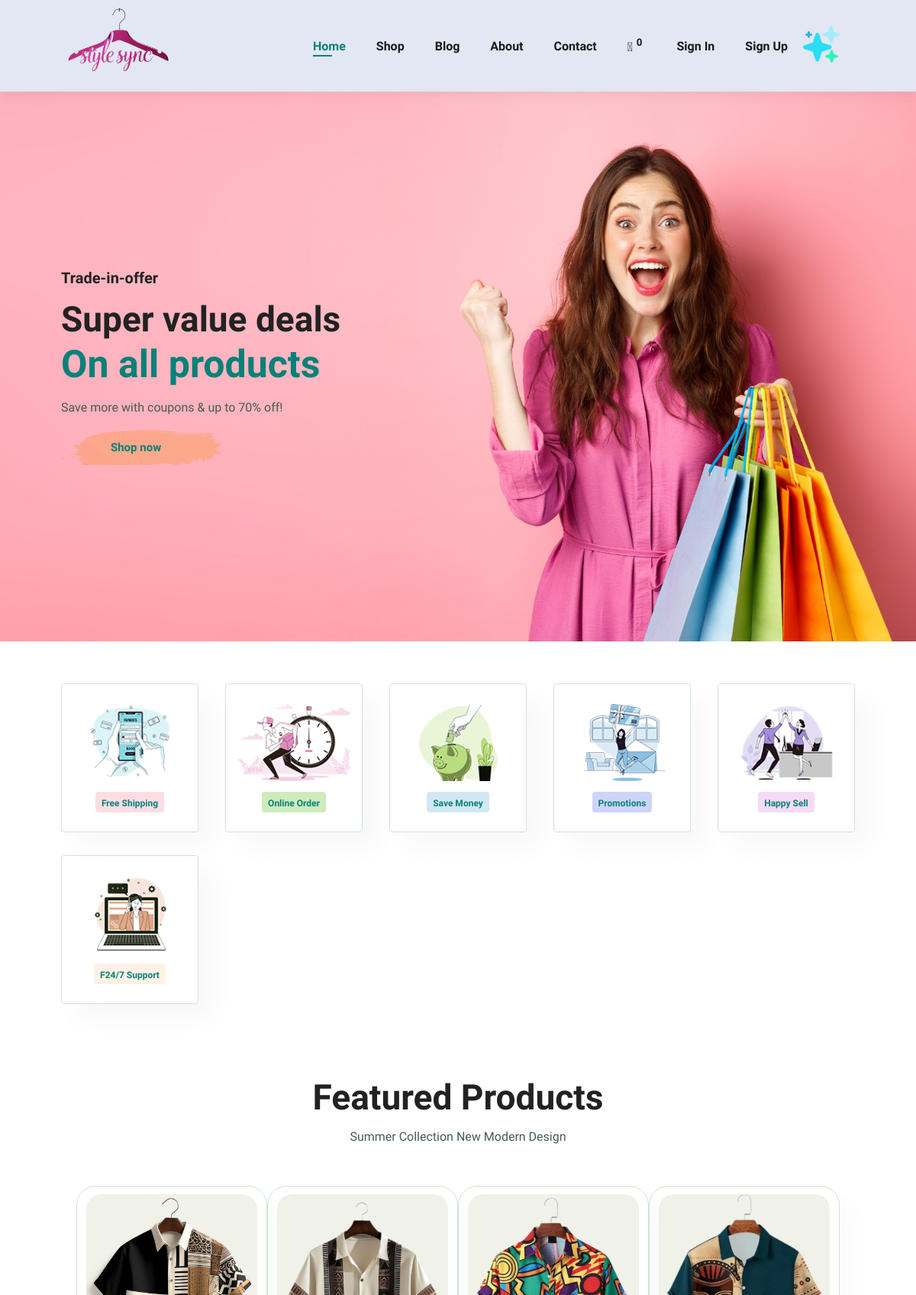
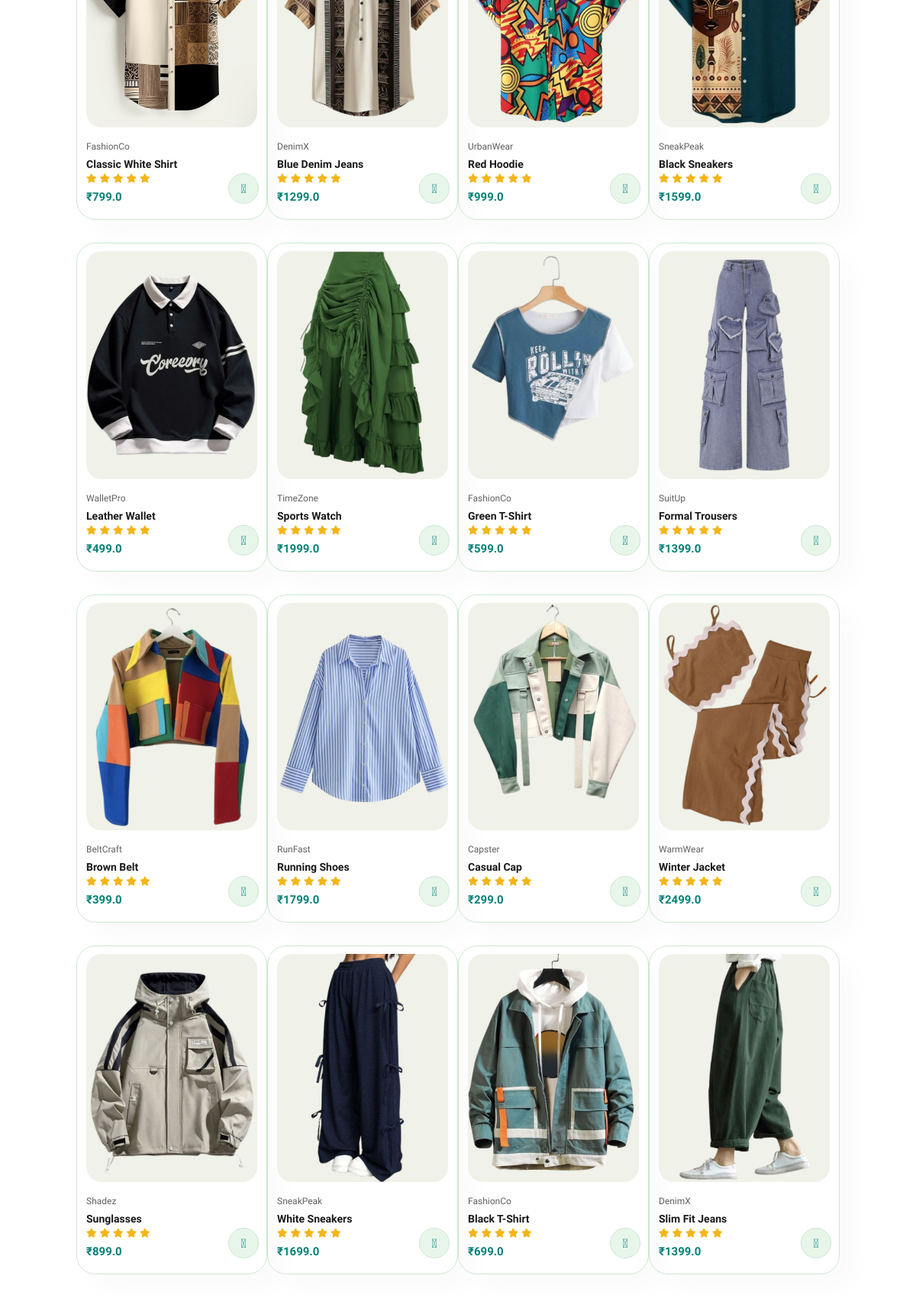
The page / (upper part) on the database its author committed (2 pictures, top to bottom).
### models.py (models this page shows, shortened)
class Product(db.Model):
    id = db.Column(db.Integer, primary_key=True)
    name = db.Column(db.String(100), nullable=False)
    brand = db.Column(db.String(50), nullable=False)
    price = db.Column(db.Float, nullable=False)
    image = db.Column(db.String(200), nullable=True)

### app.py (the view)
@app.route('/')
def home():
    products = Product.query.all()
    new_products = Product.query.order_by(Product.id.desc()).limit(8).all()
    return render_template('index.html', products=products, new_products=new_products)

### templates/index.html (shortened to what this page needs)
{% extends "base.html" %}
{% block content %}
        <section id="hero">
            <h4>Trade-in-offer</h4>
            <h2>Super value deals</h2>
            <h1>On all products</h1>
            <p>Save more with coupons & up to 70% off! </p>
            <a href="{{ url_for('shop') }}">
                <button>Shop now</button>
            </a>
        </section>
        <section id="feature" class="section-p1">
            <div class="fe-box">
                <img src="{{ url_for('static', filename='images/features/f1.png') }}" alt="">
                <h6>Free Shipping</h6>
            </div>
            <div class="fe-box">
                <img src="{{ url_for('static', filename='images/features/f2.png') }}" alt="">
                <h6>Online Order</h6>
            </div>
            <div class="fe-box">
                <img src="{{ url_for('static', filename='images/features/f3.png') }}" alt="">
                <h6>Save Money</h6>
            </div>
            <div class="fe-box">
                <img src="{{ url_for('static', filename='images/features/f4.png') }}" alt="">
                <h6>Promotions</h6>
            </div>
            <div class="fe-box">
                <img src="{{ url_for('static', filename='images/features/f5.png') }}" alt="">
                <h6>Happy Sell</h6>
            </div>
            <div class="fe-box">
                <img src="{{ url_for('static', filename='images/features/f6.png') }}" alt="">
                <h6>F24/7 Support</h6>
            </div>
        </section>
        <section id="product1" class="section-p1">
            <h2>Featured Products</h2>
            <p>Summer Collection New Modern Design</p>
            <div class="pro-container">
                {% for product in products %}
                <div class="pro">
                    <img src="{{ url_for('static', filename='images/products/' ~ product.image) }}" alt="">
                    <div class="des">
                        <span>{{ product.brand }}</span>
                        <h5>{{ product.name }}</h5>
                        <div class="star">
                            <i class="fas fa-star"></i>
                            <i class="fas fa-star"></i>
                            <i class="fas fa-star"></i>
                            <i class="fas fa-star"></i>
                            <i class="fas fa-star"></i>
                        </div>
                        <h4>₹{{ product.price }}</h4>
                    </div>
                    <a href="{{ url_for('add_to_cart', product_id=product.id) }}" class="cart"><i class="fal fa-shopping-cart"></i></a>
                </div>
                {% endfor %}
            </div>
        </section>
{% endblock %}

### templates/base.html (shortened to what this page needs)
<!DOCTYPE html>
<html lang="en">
<head>
    <link rel="stylesheet" href="https://pro.fontawesome.com/releases/v5.10.0/css/all.css" />
    <link rel="stylesheet" href="{{ url_for('static', filename='css/style.css') }}">
</head>
<body>
    <section id="header">
        <a href="{{ url_for('home') }}"><img src="{{ url_for('static', filename='images/logo.png') }}" class="logo" alt="logo"></a>
        <div>
            <ul id="navbar">
                <li><a class="{% if request.endpoint == 'home' %}active{% endif %}" href="{{ url_for('home') }}">Home</a></li>
                <li><a class="{% if request.endpoint == 'shop' %}active{% endif %}" href="{{ url_for('shop') }}">Shop</a></li>
                <li><a class="{% if request.endpoint == 'blog' %}active{% endif %}" href="{{ url_for('blog') }}">Blog</a></li>
                <li><a class="{% if request.endpoint == 'about' %}active{% endif %}" href="{{ url_for('about') }}">About</a></li>
                <li><a class="{% if request.endpoint == 'contact' %}active{% endif %}" href="{{ url_for('contact') }}">Contact</a></li>
                <li id="lg-bag"><a href="{{ url_for('cart') }}"><i class="fal fa-shopping-bag"><sup id="count-bag">0</sup></i></a></li>
                {% if session.get('user_id') %}
                    <li><a href="{{ url_for('user_orders') }}">My Orders</a></li>
                    <li><a href="{{ url_for('auth.logout') }}">Sign Out</a></li>
                {% else %}
                    <li><a href="{{ url_for('auth.signin') }}">Sign In</a></li>
                    <li><a href="{{ url_for('auth.signup') }}">Sign Up</a></li>
                {% endif %}
                <a href="{{ url_for('ai') }}" title="AI Chatbot">
                    <img src="{{ url_for('static', filename='images/ai.png') }}" alt="ai" class="ai-icon" style="width: 48px; margin-right: 20px;">
                </a>
            </ul>
        </div>
    </section>
    {% block content %}
    {% endblock %}
</body>
</html>

### static/css/style.css (style rules this page uses)
* { margin: 0; padding: 0; box-sizing: border-box; font-family: "Spartan", sans-serif; }
html { scroll-behavior: smooth; }
h1 { font-size: 50px; line-height: 64px; color: #222; }
h2 { font-size: 46px; line-height: 54px; color: #222; }
h4 { font-size: 20px; color: #222; }
h6 { font-weight: 700; font-size: 12px; }
p { font-size: 16px; color: #465b52; margin: 15px 0 20px 0; }
.section-p1 { padding: 40px 80px; }
body { width: 100%; }
#header { display: flex; align-items: center; justify-content: space-between; padding: 20px 80px; background: #E3E6F3; box-shadow: 0 5px 15px rgba(0, 0, 0, 0.06); height: 120px; z-index: 999; position: sticky; top: 0; left: 0; }
.logo { height: 130px; }
#navbar { display: flex; align-items: center; justify-content: center; }
#navbar li { list-style: none; padding: 0 20px; position: relative; }
#navbar li a { text-decoration: none; font-size: 16px; font-weight: 600; color: #1a1a1a; transition: 0.3s ease; }
#navbar li a:hover, #navbar li a.active { color: #088178; }
#navbar li a.active::after, #navbar li a:hover::after { content: ""; width: 30%; height: 2px; position: absolute; bottom: -4px; left: 20px; background: #088178; }
#hero { background-image: url(../images/hero4.png); height: 90vh; width: 100%; background-position: top 25% right 0%; background-size: cover; padding: 0 80px; display: flex; flex-direction: column; align-items: flex-start; justify-content: center; }
#hero h4 { padding-bottom: 15px; }
#hero h1 { color: #088178; }
#hero button { background-image: url(../images/button.png); background-color: transparent; color: #088178; border: 0; padding: 14px 80px 14px 65px; background-repeat: no-repeat; cursor: pointer; font-size: 15px; font-weight: 700; }
#feature { display: flex; align-items: center; justify-content: space-between; flex-wrap: wrap; }
#feature .fe-box { width: 180px; text-align: center; padding: 25px 15px; box-shadow: 20px 20px 34px rgba(0, 0, 0, 0.03); border: 1px solid #cce7d0; border-radius: 4px; margin: 15px 0; }
#feature .fe-box h6 { display: inline-block; line-height: 1; padding: 9px 8px 6px 8px; border-radius: 4px; color: #088178; background-color: #fddde4; }
#feature .fe-box img { width: 100%; margin-bottom: 10px; }
#feature .fe-box:nth-child(2) h6 { background-color: #cdebbc; }
#feature .fe-box:nth-child(3) h6 { background-color: #d1e8f2; }
#feature .fe-box:nth-child(4) h6 { background-color: #cdd4f8; }
#feature .fe-box:nth-child(5) h6 { background-color: #f6dbf6; }
#feature .fe-box:nth-child(6) h6 { background-color: #fff2e5; }
#product1 { text-align: center; }
#product1 .pro-container { display: flex; justify-content: space-between; padding: 20px; flex-wrap: wrap; }
#product1 .pro { width: 23%; min-width: 250px; padding: 10px 12px; border: 1px solid #cce7d0; border-radius: 25px; cursor: pointer; box-shadow: 20px 20px 30px rgba(0, 0, 0, 0.02); margin: 15px 0; transition: 0.2s ease; position: relative; }
#product1 .pro img { width: 100%; border-radius: 20px; }
#product1 .pro .des { text-align: start; padding: 10px 0; }
#product1 .pro .des span { color: #606063; font-size: 12px; }
#product1 .pro .des h5 { padding-top: 7px; color: #1a1a1a; font-size: 14px; }
#product1 .pro .des i { font-size: 12px; color: rgb(243, 181, 25); }
#product1 .pro .des h4 { padding-top: 7px; font-size: 15px; font-weight: 700; color: #088178; }
#product1 .pro .cart { width: 40px; height: 40px; line-height: 40px; border-radius: 50px; background-color: #e8f6ea; font-weight: 500; color: #088178; border: 1px solid #cce7d0; position: absolute; bottom: 20px; right: 10px; }
#count-bag { padding: 5px; }

### rows shown on the page
Product: image (picture), brand "FashionCo", name "Classic White Shirt", price "799.0"
Product: image (picture), brand "DenimX", name "Blue Denim Jeans", price "1299.0"
Product: image (picture), brand "UrbanWear", name "Red Hoodie", price "999.0"
Product: image (picture), brand "SneakPeak", name "Black Sneakers", price "1599.0"
Product: image (picture), brand "WalletPro", name "Leather Wallet", price "499.0"
Product: image (picture), brand "TimeZone", name "Sports Watch", price "1999.0"
Product: image (picture), brand "FashionCo", name "Green T-Shirt", price "599.0"
Product: image (picture), brand "SuitUp", name "Formal Trousers", price "1399.0"
Product: image (picture), brand "BeltCraft", name "Brown Belt", price "399.0"
Product: image (picture), brand "RunFast", name "Running Shoes", price "1799.0"
Product: image (picture), brand "Capster", name "Casual Cap", price "299.0"
Product: image (picture), brand "WarmWear", name "Winter Jacket", price "2499.0"
Product: image (picture), brand "Shadez", name "Sunglasses", price "899.0"
Product: image (picture), brand "SneakPeak", name "White Sneakers", price "1699.0"
Product: image (picture), brand "FashionCo", name "Black T-Shirt", price "699.0"
Product: image (picture), brand "DenimX", name "Slim Fit Jeans", price "1399.0"
